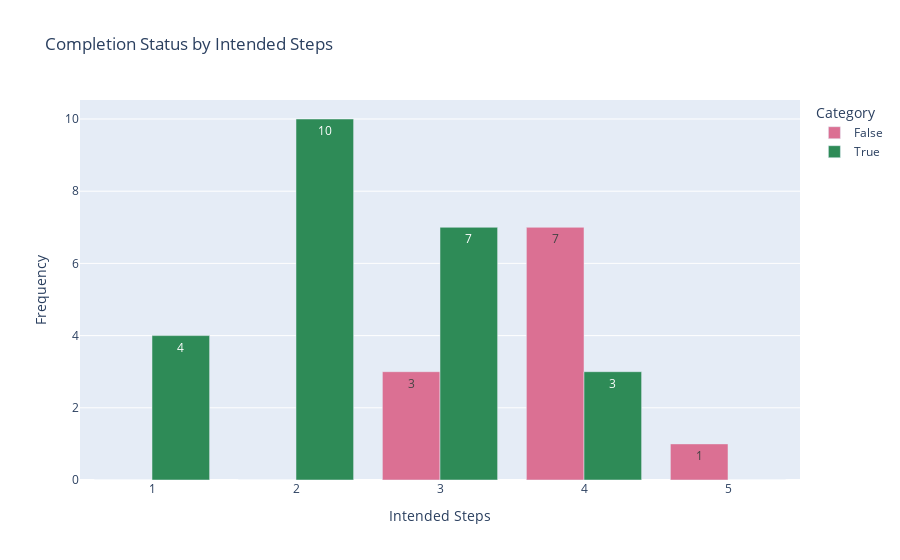

Notebook code for this chart:
### Code cell
fig_intended_steps_gpt_3_5 = px.bar(df_gpt_3_5_counts, x=df_gpt_3_5_counts.intended_steps, y=df_gpt_3_5_counts.columns, title='Completion Status by Intended Steps',
             labels={'value': 'Frequency', 'index': 'Intended Steps', 'variable': 'Category'},
            barmode='group', # change barmode to group
            color_discrete_map=color_discrete_map,
            text_auto=True,
            )
fig_intended_steps_gpt_3_5.update_xaxes(title_text="Intended Steps")
fig_intended_steps_gpt_3_5.show()

### Figure 1 — Plotly figure (JSON) as saved in the notebook; plotly's stock layout.template omitted (floating-point values rounded to 4 significant figures)
{"data": [{"alignmentgroup": "True", "hovertemplate": "Category=False<br>intended_steps=%{x}<br>Frequency=%{y}<extra></extra>", "legendgroup": "False", "marker": {"color": "palevioletred", "pattern": {"shape": ""}}, "name": "False", "offsetgroup": "False", "orientation": "v", "showlegend": true, "textposition": "auto", "texttemplate": "%{y}", "type": "bar", "x": [1, 2, 3, 4, 5], "xaxis": "x", "y": [0, 0, 3, 7, 1], "yaxis": "y"}, {"alignmentgroup": "True", "hovertemplate": "Category=True<br>intended_steps=%{x}<br>Frequency=%{y}<extra></extra>", "legendgroup": "True", "marker": {"color": "seagreen", "pattern": {"shape": ""}}, "name": "True", "offsetgroup": "True", "orientation": "v", "showlegend": true, "textposition": "auto", "texttemplate": "%{y}", "type": "bar", "x": [1, 2, 3, 4, 5], "xaxis": "x", "y": [4, 10, 7, 3, 0], "yaxis": "y"}], "layout": {"barmode": "group", "legend": {"title": {"text": "Category"}, "tracegroupgap": 0}, "title": {"text": "Completion Status by Intended Steps"}, "xaxis": {"anchor": "y", "domain": [0, 1], "title": {"text": "Intended Steps"}}, "yaxis": {"anchor": "x", "domain": [0, 1], "title": {"text": "Frequency"}}}}
